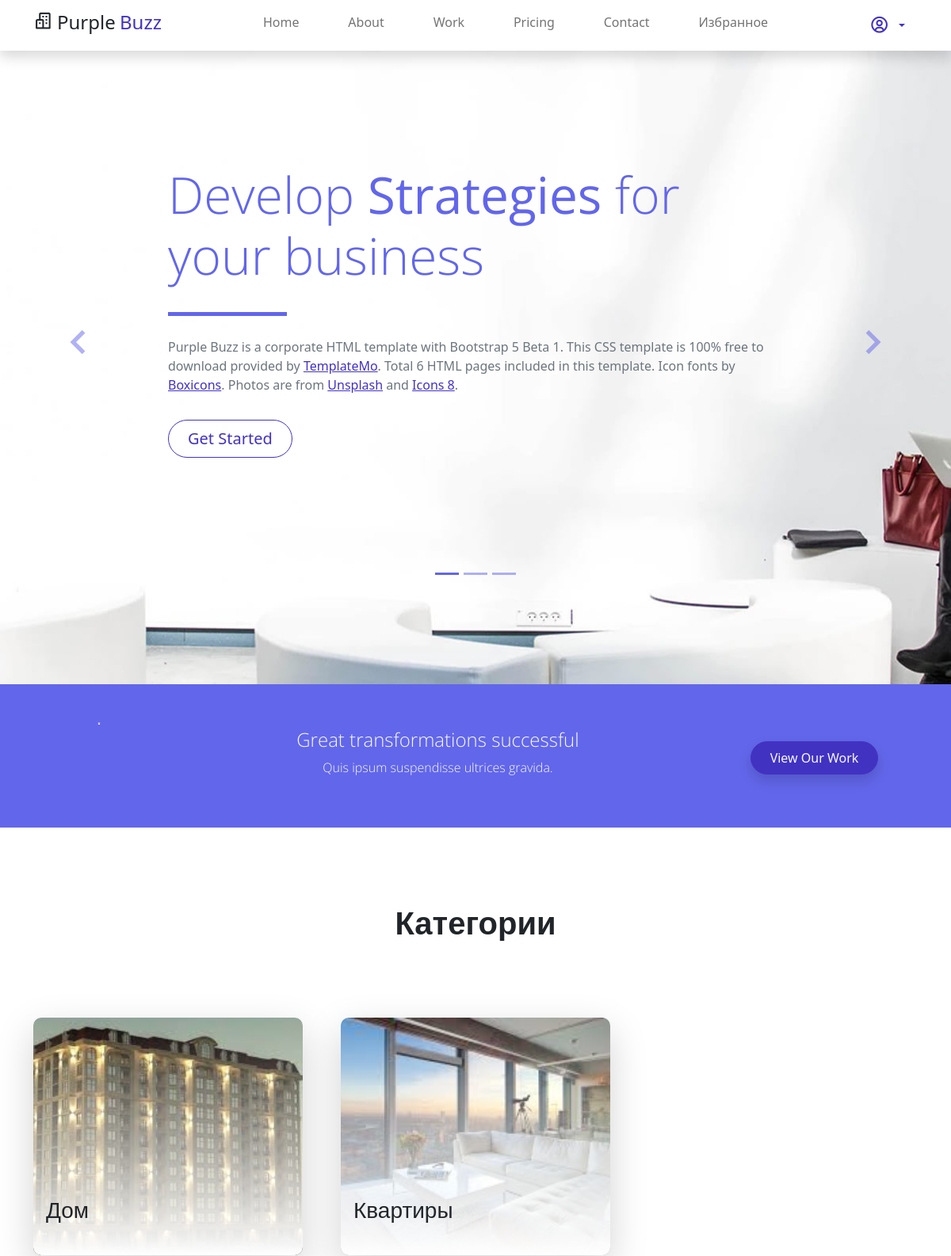
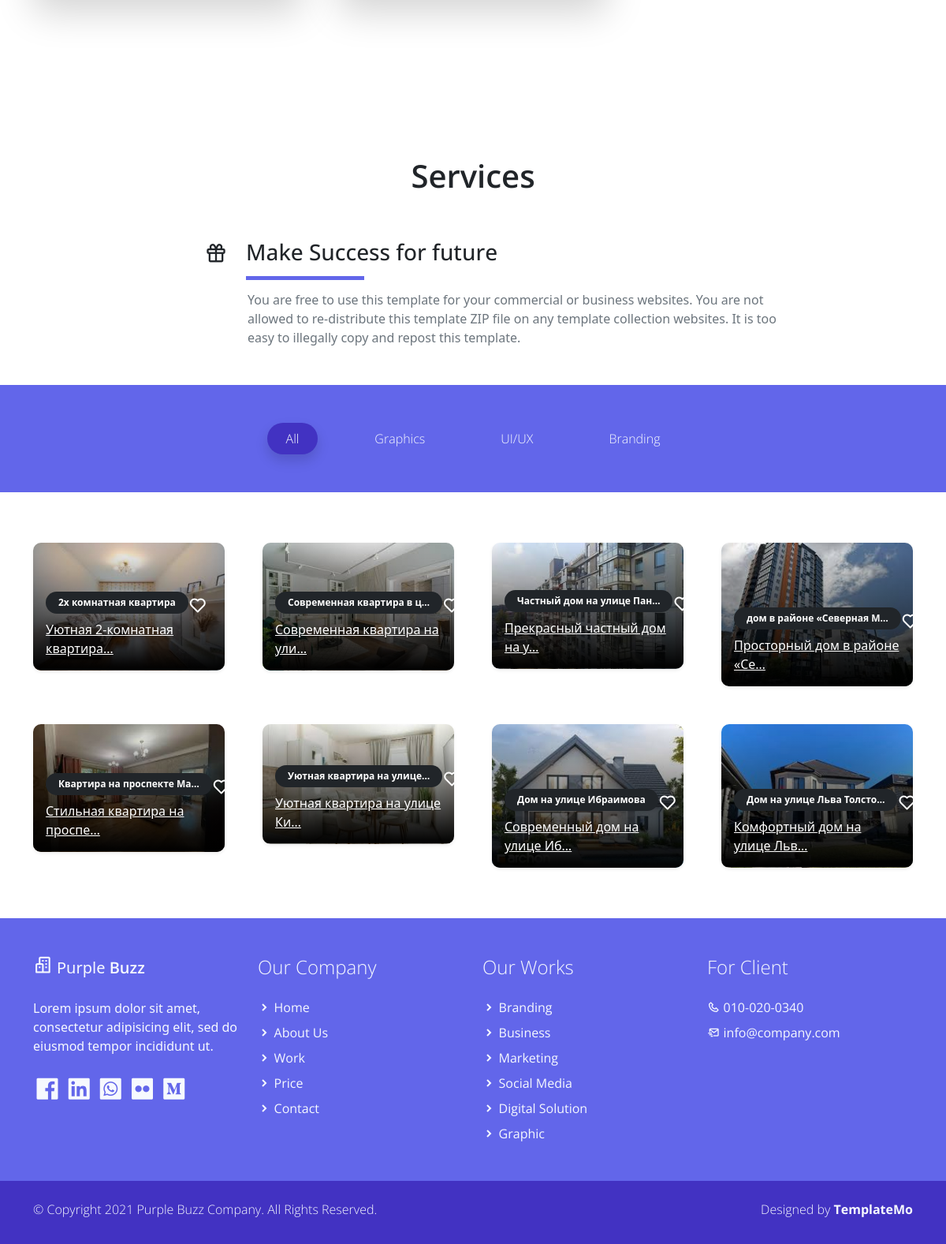
The page / on the database its author committed (2 pictures, top to bottom).
### product/models.py (models this page shows, shortened)
class Category(models.Model):
    title=models.CharField(max_length=223,verbose_name='Название')
    cover=models.ImageField(upload_to='media/category_covers')
    parent_category=models.ForeignKey('self',on_delete=models.CASCADE,**NULLABLE,verbose_name='Родительская категория')

class Estate(models.Model):
    title=models.CharField(max_length=223,verbose_name='Название')
    category = models.ForeignKey(Category, on_delete=models.PROTECT,verbose_name='Категория')
    cover = models.ImageField(upload_to='category_covers', verbose_name='Обложка')
    area=models.DecimalField(decimal_places=1,max_digits=12,verbose_name='Кол-во кв метров')
    city=models.ForeignKey(City,on_delete=models.PROTECT,verbose_name='Город')
    destrict= models.ForeignKey(District,on_delete=models.PROTECT,verbose_name='Район')
    geo=models.TextField()
    price=models.DecimalField(decimal_places=2,max_digits=12,verbose_name='Цена')
    description = models.TextField(verbose_name='Описание')
    promo_video=models.FileField(upload_to='media/product_promo_video',verbose_name='Промо ролик ')
    is_active=models.BooleanField(default=True)
    created_at=models.DateTimeField(auto_now_add=True,verbose_name='Дата создания')
    update_at=models.DateTimeField(auto_now=True,verbose_name='Дата обновления')

### product/views.py (the view, shortened to what this page needs)
def index_view(request):
    parent_categories = Category.objects.filter(parent_category__isnull=True)
    estates = Estate.objects.filter(is_active=True)[:8]
    if request.user.is_authenticated:
        liked_estates = Favorite.objects.filter(user=request.user).values_list('estate_id', flat=True)
        print(liked_estates)
    else:
        liked_estates = []
    return render(request, 'main/index.html', {
        'parent_categories': parent_categories,
        'estates': estates,
        'liked_estates': liked_estates
    })

### product/templates/main/index.html (shortened to what this page needs)
{% extends 'base.html'%}
{% load static %}
{% block content %}
    <div class="banner-wrapper bg-light">
        <div id="index_banner" class="banner-vertical-center-index container-fluid pt-5">
            <div id="carouselExampleIndicators" class="carousel slide" data-bs-ride="carousel">
                <ol class="carousel-indicators">
                    <li data-bs-target="#carouselExampleIndicators" data-bs-slide-to="0" class="active"></li>
                    <li data-bs-target="#carouselExampleIndicators" data-bs-slide-to="1"></li>
                    <li data-bs-target="#carouselExampleIndicators" data-bs-slide-to="2"></li>
                </ol>
                <div class="carousel-inner">
                    <div class="carousel-item active">
                        <div class="py-5 row d-flex align-items-center">
                            <div class="banner-content col-lg-8 col-8 offset-2 m-lg-auto text-left py-5 pb-5">
                                <h1 class="banner-heading h1 text-secondary display-3 mb-0 pb-5 mx-0 px-0 light-300 typo-space-line">
                                    Develop <strong>Strategies</strong> for
                                  <br>your business
                              </h1>
                                <p class="banner-body text-muted py-3 mx-0 px-0">
                                    Purple Buzz is a corporate HTML template with Bootstrap 5 Beta 1. This CSS template is 100% free to download provided by <a rel="nofollow" href="https://templatemo.com/page/1" target="_parent">TemplateMo</a>. Total 6 HTML pages included in this template. Icon fonts by <a rel="nofollow" href="https://boxicons.com/" target="_blank">Boxicons</a>. Photos are from <a rel="nofollow" href="https://unsplash.com/" target="_blank">Unsplash</a> and <a rel="nofollow" href="https://icons8.com/" target="_blank">Icons 8</a>.
                              </p>
                                <a class="banner-button btn rounded-pill btn-outline-primary btn-lg px-4" href="#" role="button">Get Started</a>
                            </div>
                        </div>
                    </div>
                </div>
                <a class="carousel-control-prev text-decoration-none" href="#carouselExampleIndicators" role="button" data-bs-slide="prev">
                    <i class='bx bx-chevron-left'></i>
                </a>
                <a class="carousel-control-next text-decoration-none" href="#carouselExampleIndicators" role="button" data-bs-slide="next">
                    <i class='bx bx-chevron-right'></i>
                </a>
            </div>
        </div>
    </div>
    <section class="bg-secondary">
        <div class="container py-5">
            <div class="row d-flex justify-content-center text-center">
                <div class="col-lg-2 col-12 text-light align-items-center">
                    <i class='display-1 bx bxs-box bx-lg'></i>
                </div>
                <div class="col-lg-7 col-12 text-light pt-2">
                    <h3 class="h4 light-300">Great transformations successful</h3>
                    <p class="light-300">Quis ipsum suspendisse ultrices gravida.</p>
                </div>
                <div class="col-lg-3 col-12 pt-4">
                    <a href="#" class="btn btn-primary rounded-pill btn-block shadow px-4 py-2">View Our Work</a>
                </div>
            </div>
        </div>
    </section>
    <section class="py-5 mb-5">
        <div class="container">
            <div class="recent-work-header row text-center pb-5">
                <h2 class="col-md-6 m-auto h2 semi-bold-600 py-5">Категории</h2>
            </div>
            <div class="row gy-5 g-lg-5 mb-4">
                {% for category in parent_categories %}
                <div class="col-md-4 mb-3">
                    <a href="#" class="recent-work card border-0 shadow-lg overflow-hidden">
                        <img class="recent-work-img card-img" src="{{ category.cover.url }}" alt="Card image" style="height: 300px; object-fit: cover; width: 100%;">
                        <div class="recent-work-vertical card-img-overlay d-flex align-items-end">
                            <div class="recent-work-content text-start mb-3 ml-3 text-dark">
                                <h3 class="card-title light-300">{{ category.title }}</h3>
                            </div>
                        </div>
                    </a>
                </div>
                {% endfor %}
            </div>
        </div>
    </section>
    <section class="service-wrapper py-3">
        <div class="container-fluid pb-3">
            <div class="row">
                <h2 class="h2 text-center col-12 py-5 semi-bold-600">Services</h2>
                <div class="service-header col-2 col-lg-3 text-end light-300">
                    <i class='bx bx-gift h3 mt-1'></i>
                </div>
                <div class="service-heading col-10 col-lg-9 text-start float-end light-300">
                    <h2 class="h3 pb-4 typo-space-line">Make Success for future</h2>
                </div>
            </div>
            <p class="service-footer col-10 offset-2 col-lg-9 offset-lg-3 text-start pb-3 text-muted px-2">
                You are free to use this template for your commercial or business websites. You are not allowed to re-distribute this template ZIP file on any template collection websites. It is too easy to illegally copy and repost this template.
            </p>
        </div>
        <div class="service-tag py-5 bg-secondary">
            <div class="col-md-12">
                <ul class="nav d-flex justify-content-center">
                    <li class="nav-item mx-lg-4">
                        <a class="filter-btn nav-link btn-outline-primary active shadow rounded-pill text-light px-4 light-300" href="#" data-filter=".project">All</a>
                    </li>
                    <li class="nav-item mx-lg-4">
                        <a class="filter-btn nav-link btn-outline-primary rounded-pill text-light px-4 light-300" href="#" data-filter=".graphic">Graphics</a>
                    </li>
                    <li class="filter-btn nav-item mx-lg-4">
                        <a class="filter-btn nav-link btn-outline-primary rounded-pill text-light px-4 light-300" href="#" data-filter=".ui">UI/UX</a>
                    </li>
                    <li class="nav-item mx-lg-4">
                        <a class="filter-btn nav-link btn-outline-primary rounded-pill text-light px-4 light-300" href="#" data-filter=".branding">Branding</a>
                    </li>
                </ul>
            </div>
        </div>
    </section>
    <section class="container overflow-hidden py-5">
        <div class="row gx-5 gx-sm-3 gx-lg-5 gy-lg-5 gy-3 pb-3 projects">
             {% for estate in estates %}
<div class="col-xl-3 col-md-4 col-sm-6 project ui branding">
    <div class="service-work card border-0 text-white shadow-sm overflow-hidden w-100 position-relative">
        <a href="{% url 'detail' estate.id %}">
            <div class="service-work-vertical card-img-overlay d-flex align-items-end">
                <div class="service-work-content text-left text-light w-100">
                    <div class="d-flex justify-content-between align-items-center">
                        <span class="badge bg-dark bg-opacity-50 text-white rounded-pill px-3 py-2 mb-2">
                            {{ estate.title|truncatechars:25 }}
                        </span>
                        <a href="{% url 'estate_like' estate.id %}" class="text-white" style="margin-right: 5px;">
                            {% if estate.id in liked_estates %}
                                <i class="bx bxs-heart fs-4 text-danger"></i>
                            {% else %}
                                <i class="bx bx-heart fs-4 text-white"></i>
                            {% endif %}
                    </div>
                    <p class="card-text">{{ estate.description|truncatechars:28 }}</p>
                </div>
            </div>
        </a>
    </div>
</div>
{% endfor %}
        </div>
    </section>
{% endblock %}

### config/static/assets/css/templatemo.css (style rules this page uses)
html { font-family: 'Open Sans', sans-serif; }
p, a { font-weight: 400; }
.h2 { font-size: 40px; }
.h3 { font-size: 28px; }
.light-300 { font-family: 'Open Sans', sans-serif !important; font-weight: 300; }
.semi-bold-600 { font-family: 'Open Sans', sans-serif !important; font-weight: 600; }
.typo-space-line::after, .typo-space-line-center::after { content: ""; width: 150px; display:block; position: absolute; border-bottom: 5px solid #6266ea; padding-top: .5em; }
#index_banner { background-image: url('./../img/banner-bg-01.jpg'); background-position: center center; background-size: cover; height: 100%; min-height: 60vh; width: 100%; }
#index_banner .carousel-item { min-height: 60vh; }
#index_banner .carousel-control-prev i, #index_banner .carousel-control-next i { color: #6266ea !important; text-decoration: none; font-size: 4em; }
#index_banner .carousel-inner { height: 80vh; }
#index_banner .carousel-indicators li, #index_banner .carousel-indicators.active { background-color: #6266ea !important; }
.service-wrapper .service-footer { max-width: 720px; }
.service-work.card { border-radius: 10px !important; cursor: pointer; }
.service-work .service-work-vertical { background: rgb(0,0,0); background: linear-gradient(0deg, rgba(0,0,0,1) 0%, rgba(0,0,0,0) 33.33%, rgba(255,255,255,1) 66.66%, rgba(255,255,255,0) 99.99%); background-size: 300% 300%; background-position: 0% 100%; transition: .5s; }
.recent-work.card { border-radius: 10px !important; }
.recent-work .recent-work-vertical { background: rgb(255,255,255); background: linear-gradient(0deg, rgba(255,255,255,1) 0%, rgba(255,255,255,0) 33.333%, rgba(97,84,199,1) 66.666%, rgba(255,255,255,0) 99.999%); background-size: 300% 300%; background-position: 0% 100%; transition: .5s; cursor: pointer; }

### rows shown on the page
Category: cover (picture), title "Дом"
Category: cover (picture), title "Квартиры"
Estate: title "2х комнатная квартира", description "Уютная 2-комнатная квартира…"
Estate: title "Современная квартира в ц…", description "Современная квартира на ули…"
Estate: title "Частный дом на улице Пан…", description "Прекрасный частный дом на у…"
Estate: title "дом в районе «Северная М…", description "Просторный дом в районе «Се…"
Estate: title "Квартира на проспекте Ма…", description "Стильная квартира на проспе…"
Estate: title "Уютная квартира на улице…", description "Уютная квартира на улице Ки…"
Estate: title "Дом на улице Ибраимова", description "Современный дом на улице Иб…"
Estate: title "Дом на улице Льва Толсто…", description "Комфортный дом на улице Льв…"
